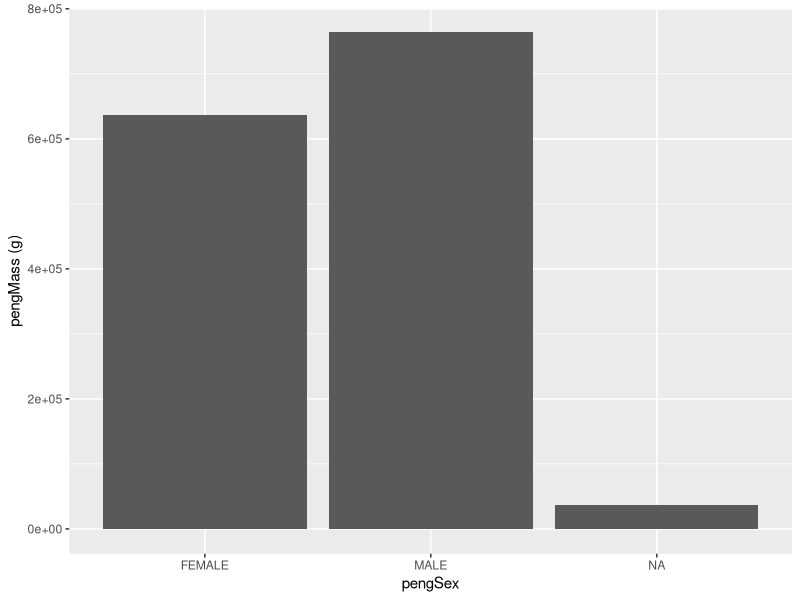
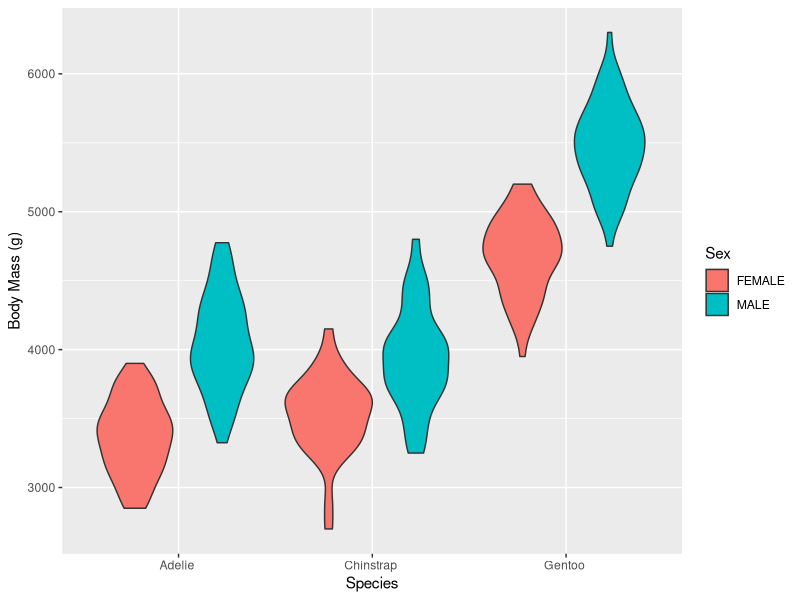
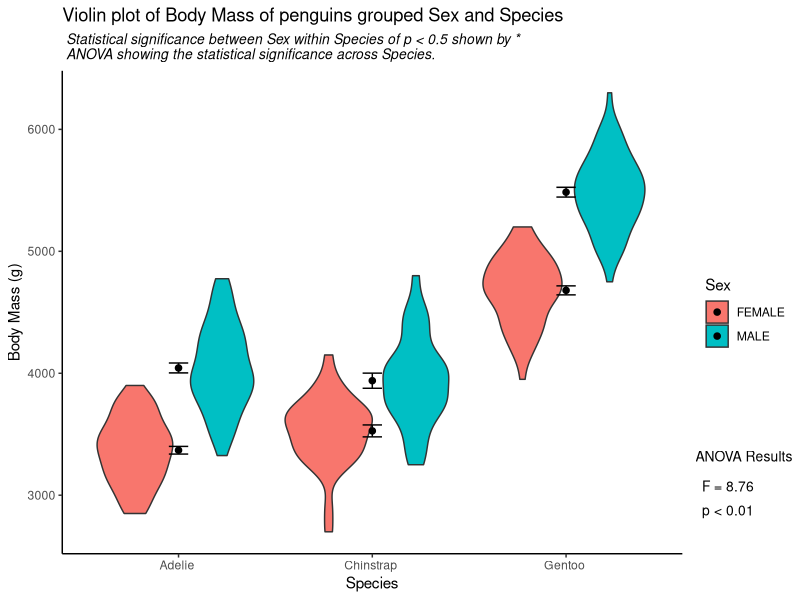
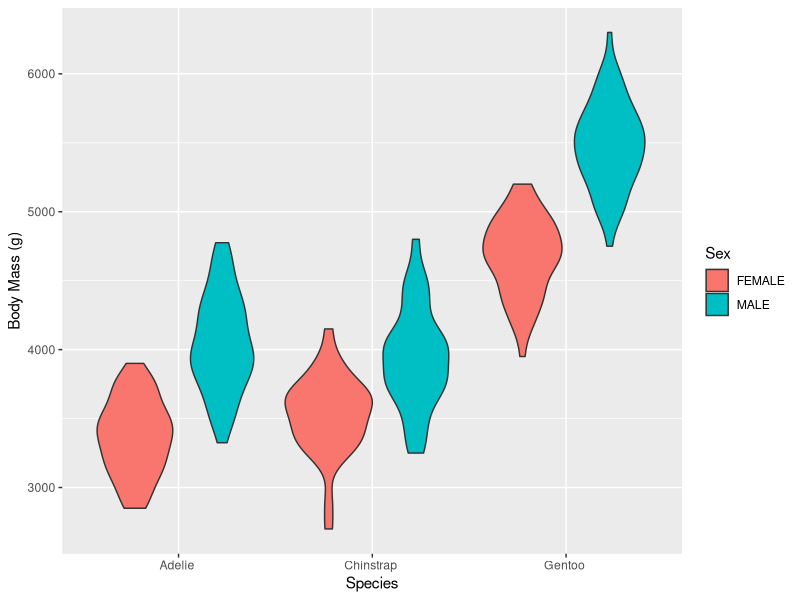
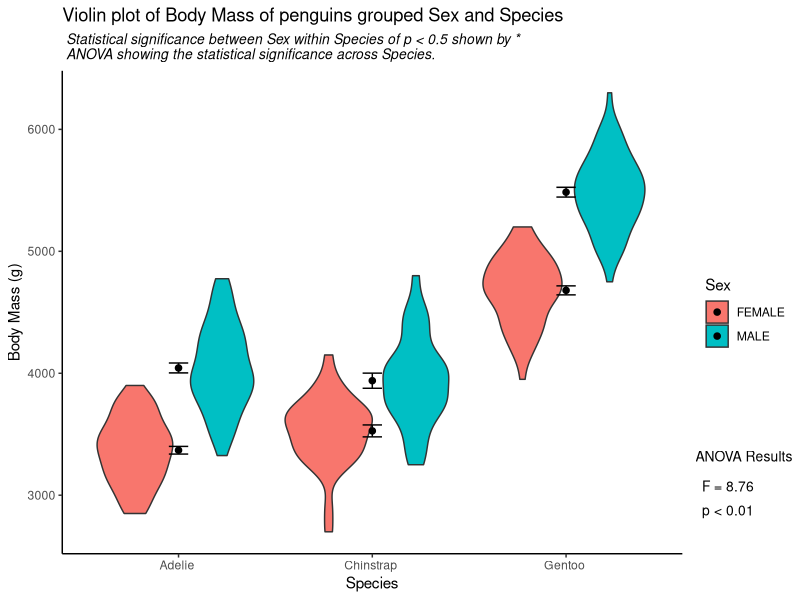

R code for these plots, in order:
## ---- chunk 1
knitr::opts_chunk$set(echo = TRUE)
## ---- chunk 2

# There is no need to provide the code for your bad figure, just use echo=FALSE so the code is hidden. Make sure your figure is visible after you knit it.
#install.packages(c("ggplot2", "palmerpenguins"))

library(ggplot2)
library(palmerpenguins)

View(penguins_raw)
pengSex <- penguins_raw$Sex
pengMass <- penguins_raw$`Body Mass (g)`
pengMassSex <- ggplot(penguins_raw, aes(x=pengSex, y=pengMass)) +
  geom_bar(stat = "identity") +
  labs(y="pengMass (g)")


pengMassSex
## ---- chunk 3

# Install Packages 
#install.packages(c("ggplot2", "palmerpenguins", "dplyr","ragg","tidyr"))

#Load Raw Input Data
library(palmerpenguins)

#file.create(c("figures")) #run if permissions are granted to create files - otherwise create a "figures" file.
InputData <- penguins_raw
head(InputData) 

## ---- chunk 4


#Clean Raw Data
library(dplyr)
library(tidyr)

CleanData <- InputData %>%
  select(all_of(c("Species","Body Mass (g)","Sex"))) %>%
  na.omit(InputData) %>%
  mutate(Species = replace(Species, Species == "Adelie Penguin (Pygoscelis adeliae)","Adelie penguin (Pygoscelis adeliae)")) %>%
  separate(col='Species', into=c('SpeciesCommon', 'SpeciesBinomial'), sep='penguin',convert = TRUE)
head(CleanData)

#Plots ExplanatoryFigure  
library(ggplot2)

ExplanatoryFigure <- ggplot(CleanData, aes(x=SpeciesCommon, y=`Body Mass (g)`, fill=Sex)) +
  geom_violin() +
  labs(x = "Species")


#Saves ExplanatoryFigure as png
library(ragg)

agg_png("figures/ExplanatoryFigure.png", 
        width = 40, 
        height = 30, 
        units = "cm", 
        res = 600, 
        scaling = 3.6)
ExplanatoryFigure
dev.off()
ExplanatoryFigure

## ---- chunk 5

#T-test to compare signifcance between Sex within each Species 
t_testResults <- CleanData %>%
  group_by(SpeciesBinomial) %>%
  summarise(ResultSummary = list(t.test(`Body Mass (g)` ~ Sex)))
mutate(t_testResults, p.value = c(t_testResults$ResultSummary[[1]]$p.value, t_testResults$ResultSummary[[2]]$p.value, t_testResults$ResultSummary[[3]]$p.value))

model <- lm(`Body Mass (g)` ~ Sex * SpeciesBinomial, data = CleanData)
anova_table <- anova(model)
anova_table
anova_p_value <- anova_table[["Pr(>F)"]][3]
anova_F_stat <-  anova_table[["F value"]][3] 

## ---- chunk 6

# Plots reuslts figure adding data from t-test aswell as making the explanatory figure readable for an audience. 
library(grid)

ResultsFigure <- ExplanatoryFigure +
  stat_summary(fun = mean, geom = "point", shape = 20, size = 3) +
  stat_summary(fun.data = mean_se, geom = "errorbar", width = 0.1) +
  annotate("text", x = 1, y = 6500,
           label = ifelse(t_testResults$p.value[1] < 0.05, "*", ""),
           color = "red",size = 7) +
  annotate("text", x = 2, y = 6500,
           label = ifelse(t_testResults$p.value[2] < 0.05, "*", ""),
           color = "red",size = 7) +
  annotate("text", x = 3, y = 6500,
           label = ifelse(t_testResults$p.value[3] < 0.05, "*", ""),
           color = "red",size = 7)+
  ggtitle("Violin plot of Body Mass of penguins grouped Sex and Species") +
  labs(subtitle = " Statistical significance between Sex within Species of p < 0.5 shown by * \n ANOVA showing the statistical significance across Species.") +
  theme_classic()+
  theme(plot.subtitle = element_text(
      size = 10,
      face = "italic"))
add_ANOVA <- function(figure) { 
  grid.newpage()
  grid.draw(figure)
  grid.text(label = paste("ANOVA Results"), 
          x = unit(0.93, "npc"), y = unit(0.24, "npc"), just = "center", gp = gpar(fontsize = 10))
  grid.text(label = paste("F =", round(anova_F_stat, 2)),
          x = unit(0.91, "npc"), y = unit(0.19, "npc"), just = "center", gp = gpar(fontsize = 10))
  grid.text(label = ifelse(anova_p_value < 0.01, "p < 0.01", ""),
          x = unit(0.91, "npc"), y = unit(0.15, "npc"), just = "center", gp = gpar(fontsize = 10))
}
add_ANOVA(ResultsFigure)

# Adding data from anova to Results Figure and saves figure as .png
agg_png("figures/ResultsFigure.png", 
        width = 9, height = 5, units = "cm", 
        res = 600, scaling = 0.46)
add_ANOVA(ResultsFigure)
dev.off()
